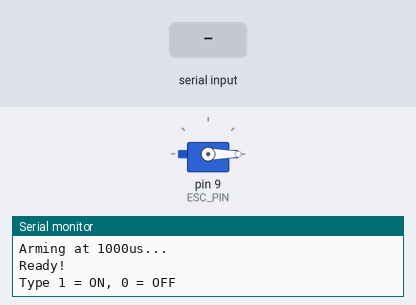
This sketch was run on a simulated Arduino Uno, built with avr-gcc and run on an emulated ATmega328P. Shown: servo, the last lines printed to the serial monitor. The test bench sets the inputs (shaded band).

Above: at 9.2 s.
9.3 s: "1" received over Serial
At 9.7 s:
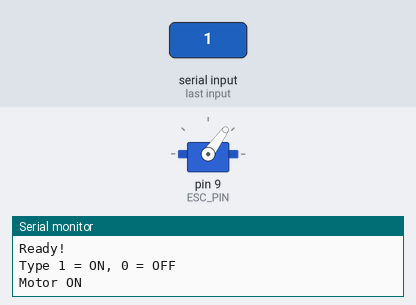
10.8 s: "0" received over Serial
At 11.1 s:
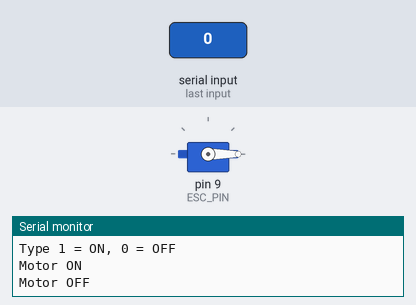
Timing chart, 0 to 13.8 s (numbered marks = the images above; inputs shaded):
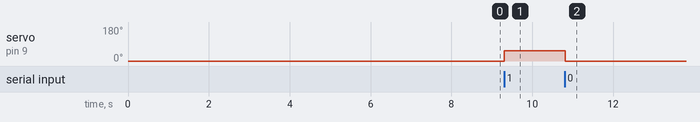

The sketch:

testJustWeapon.ino
```cpp
#include <Arduino.h>
#include <Servo.h>

Servo esc;

const int ESC_PIN = 9;

int currentPWM = 1000; // start stopped

void setup() {
  Serial.begin(115200);

  esc.attach(ESC_PIN, 1000, 2000);

  Serial.println("Starting ESC test...");

  // Arm ESC
  esc.writeMicroseconds(1000);
  Serial.println("Arming at 1000us...");
  delay(8000);

  Serial.println("Ready!");
  Serial.println("Type 1 = ON, 0 = OFF");
}

void loop() {
  // Check for keyboard input
  if (Serial.available()) {
    char cmd = Serial.read();

    if (cmd == '1') {
      currentPWM = 1300;  // spin
      Serial.println("Motor ON");
    }
    else if (cmd == '0') {
      currentPWM = 1000;  // stop
      Serial.println("Motor OFF");
    }
  }

  // Keep sending signal
  esc.writeMicroseconds(currentPWM);
  delay(20);
}
```

Measured:
- after the input at 9.3 s, servo on pin 9 (ESC_PIN): 0° → 54° at once
- after the input at 10.8 s, servo on pin 9 (ESC_PIN): 54° → 0° at once
